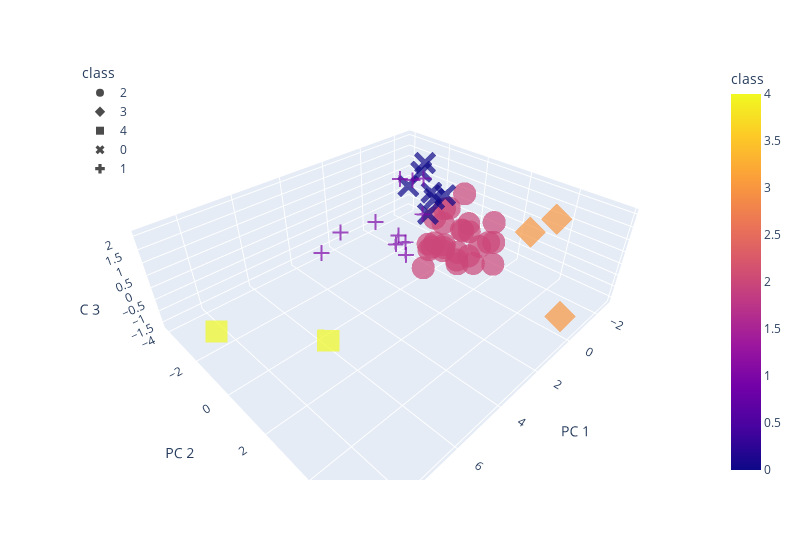

The notebook cell saved with this chart:
### Code cell
#Plot the clusters with the principal components to ensure merging was successful
fig = px.scatter_3d(
    pca_merged,
    x='PC 1',
    y='PC 2',
    z='PC 3',
    color='class',
    symbol='class',
    opacity=0.7,
    hover_name='State',
    width=800
)

fig.update_layout(legend=dict(x=0, y=1))
fig.show()

### Figure 1 — Plotly figure (JSON) as saved in the notebook; plotly's stock layout.template omitted (floating-point values rounded to 4 significant figures)
{"data": [{"hovertemplate": "<b>%{hovertext}</b><br><br>class=%{marker.color}<br>PC 1=%{x}<br>PC 2=%{y}<br>PC 3=%{z}<extra></extra>", "hovertext": ["Alabama", "Arizona", "Arkansas", "Colorado", "Georgia", "Hawaii", "Idaho", "Indiana", "Iowa", "Kansas", "Kentucky", "Louisiana", "Minnesota", "Mississippi", "Missouri", "Montana", "Nebraska", "Nevada", "New Mexico", "Oklahoma", "Oregon", "South Carolina", "South Dakota", "Tennessee", "Washington", "Wisconsin", "Wyoming"], "legendgroup": "2", "marker": {"color": [2, 2, 2, 2, 2, 2, 2, 2, 2, 2, 2, 2, 2, 2, 2, 2, 2, 2, 2, 2, 2, 2, 2, 2, 2, 2, 2], "coloraxis": "coloraxis", "opacity": 0.7, "symbol": "circle"}, "mode": "markers", "name": "2", "scene": "scene", "showlegend": true, "type": "scatter3d", "x": [-0.5471, 0.2388, -0.9227, 0.1461, 1.445, -1.495, -0.9997, 0.2043, -0.8347, -0.6511, -0.678, -0.2235, -0.05996, -0.7751, -0.1323, -1.881, -0.8443, -0.9203, -1.164, -0.366, -0.822, -0.5762, -1.317, 0.01846, 0.5065, -0.3733, -1.574], "y": [-0.6702, 0.5761, 0.3749, 1.563, 0.6201, 0.06113, 2.068, 0.5251, 0.5514, 1.598, -0.1322, 0.8951, 0.4711, 0.5238, -0.1935, -0.1405, 1.851, 0.8686, 0.7763, 1.592, -0.3893, -0.9152, 1.78, -0.3559, 0.7005, -0.4681, 1.525], "z": [-1.249, -0.3531, -1.204, 1.073, -0.6836, 1.137, -1.013, -0.5392, -0.02504, -0.2446, -0.9569, -1.004, 1.202, -1.632, -0.6385, -0.8023, -0.03727, -0.01243, -1.31, -0.8955, -0.1005, -1.232, -0.2724, -0.9817, 1.478, 0.2781, 0.4037]}, {"hovertemplate": "<b>%{hovertext}</b><br><br>class=%{marker.color}<br>PC 1=%{x}<br>PC 2=%{y}<br>PC 3=%{z}<extra></extra>", "hovertext": ["Alaska", "North Dakota", "Utah"], "legendgroup": "3", "marker": {"color": [3, 3, 3], "coloraxis": "coloraxis", "opacity": 0.7, "symbol": "diamond"}, "mode": "markers", "name": "3", "scene": "scene", "showlegend": true, "type": "scatter3d", "x": [-0.8636, -0.9312, 0.5296], "y": [4.332, 3.442, 5.777], "z": [1.954, 1.064, -0.5116]}, {"hovertemplate": "<b>%{hovertext}</b><br><br>class=%{marker.color}<br>PC 1=%{x}<br>PC 2=%{y}<br>PC 3=%{z}<extra></extra>", "hovertext": ["California", "Texas"], "legendgroup": "4", "marker": {"color": [4, 4], "coloraxis": "coloraxis", "opacity": 0.7, "symbol": "square"}, "mode": "markers", "name": "4", "scene": "scene", "showlegend": true, "type": "scatter3d", "x": [9.065, 6.557], "y": [-0.6381, 1.34], "z": [0.1933, -0.5225]}, {"hovertemplate": "<b>%{hovertext}</b><br><br>class=%{marker.color}<br>PC 1=%{x}<br>PC 2=%{y}<br>PC 3=%{z}<extra></extra>", "hovertext": ["Connecticut", "Delaware", "Maine", "New Hampshire", "Rhode Island", "Vermont", "West Virginia"], "legendgroup": "0", "marker": {"color": [0, 0, 0, 0, 0, 0, 0], "coloraxis": "coloraxis", "opacity": 0.7, "symbol": "x"}, "mode": "markers", "name": "0", "scene": "scene", "showlegend": true, "type": "scatter3d", "x": [-1.084, -1.833, -2.612, -2.171, -1.586, -2.39, -2.166], "y": [-1.883, -1.757, -4.029, -2.657, -0.9758, -2.407, -2.363], "z": [1.579, 0.1185, -0.3226, 1.389, 0.6699, -0.008586, -0.9783]}, {"hovertemplate": "<b>%{hovertext}</b><br><br>class=%{marker.color}<br>PC 1=%{x}<br>PC 2=%{y}<br>PC 3=%{z}<extra></extra>", "hovertext": ["Florida", "Illinois", "Maryland", "Massachusetts", "Michigan", "New Jersey", "New York", "North Carolina", "Ohio", "Pennsylvania", "Virginia"], "legendgroup": "1", "marker": {"color": [1, 1, 1, 1, 1, 1, 1, 1, 1, 1, 1], "coloraxis": "coloraxis", "opacity": 0.7, "symbol": "cross"}, "mode": "markers", "name": "1", "scene": "scene", "showlegend": true, "type": "scatter3d", "x": [3.073, 1.797, 0.108, 0.1856, 0.6442, 0.5659, 3.534, 0.98, 1.22, 1.277, 0.7023], "y": [-3.471, -0.341, -0.6989, -1.178, -1.063, -1.49, -1.534, -0.7218, -1.05, -2.13, -0.1614], "z": [-1.166, 0.4633, 2.073, 1.87, -0.6598, 1.943, 0.8238, -0.9554, -0.4943, 0.09785, 0.9938]}], "layout": {"coloraxis": {"colorbar": {"title": {"text": "class"}}, "colorscale": [[0, "#0d0887"], [0.1111, "#46039f"], [0.2222, "#7201a8"], [0.3333, "#9c179e"], [0.4444, "#bd3786"], [0.5556, "#d8576b"], [0.6667, "#ed7953"], [0.7778, "#fb9f3a"], [0.8889, "#fdca26"], [1, "#f0f921"]]}, "legend": {"title": {"text": "class"}, "tracegroupgap": 0, "x": 0, "y": 1}, "margin": {"t": 60}, "scene": {"domain": {"x": [0, 1], "y": [0, 1]}, "xaxis": {"title": {"text": "PC 1"}}, "yaxis": {"title": {"text": "PC 2"}}, "zaxis": {"title": {"text": "PC 3"}}}, "width": 800}}
